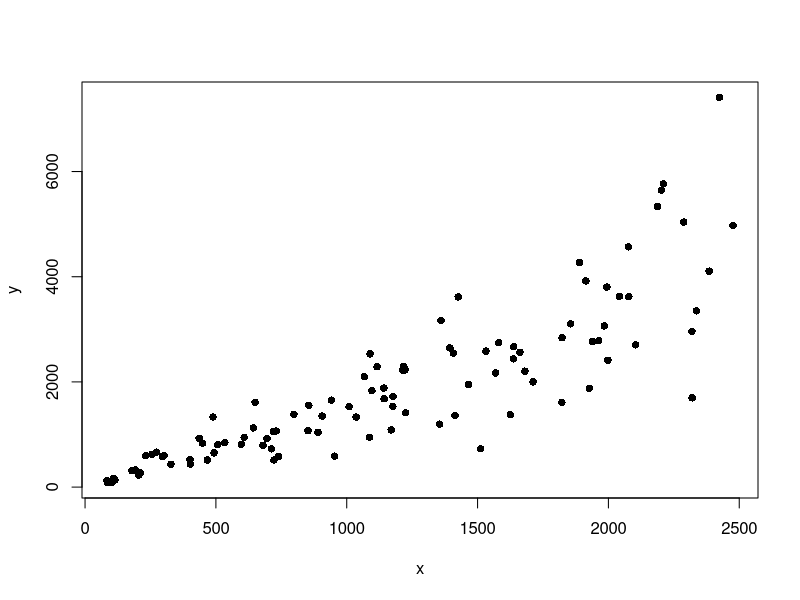
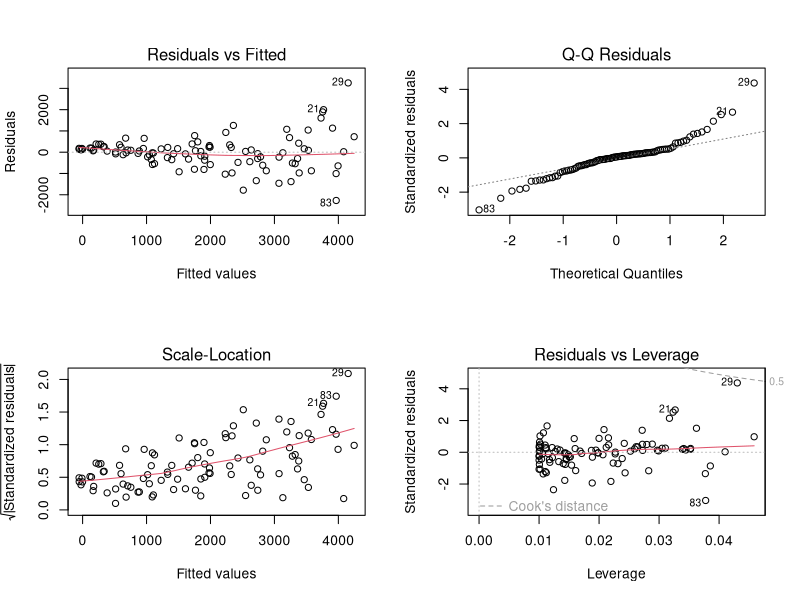
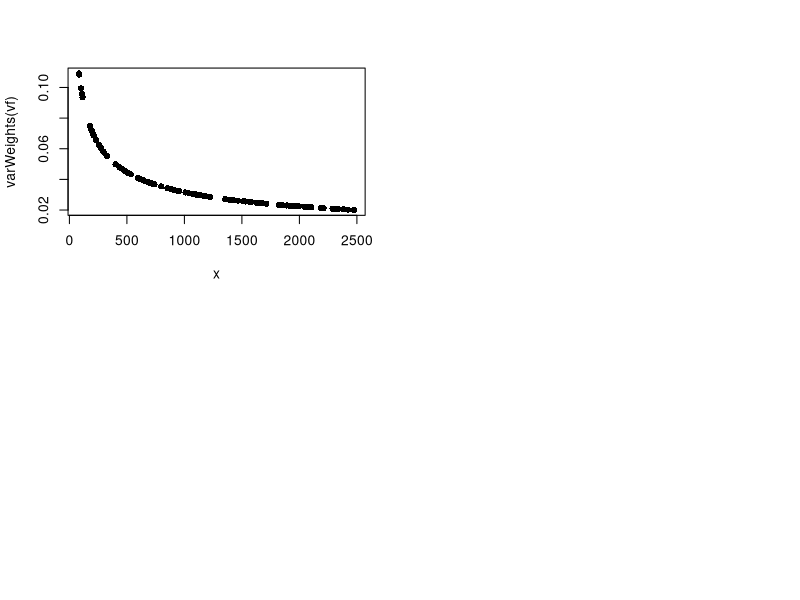
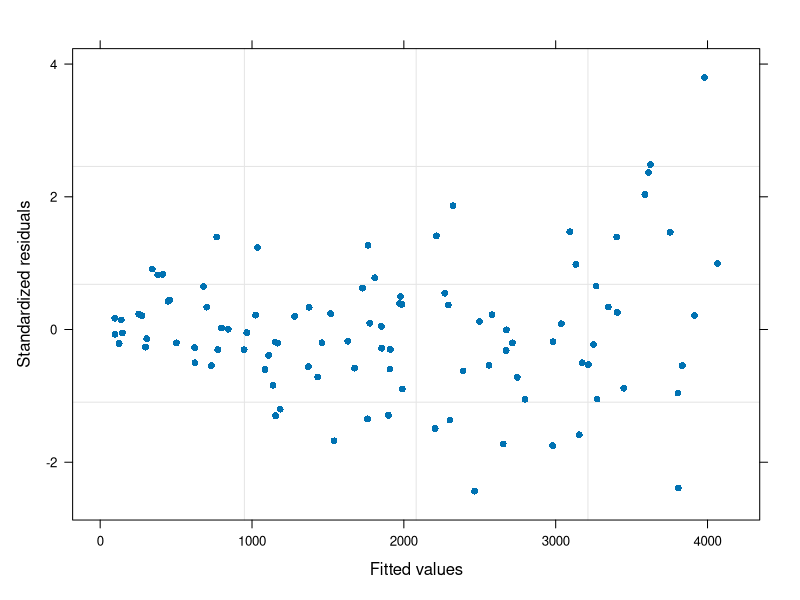
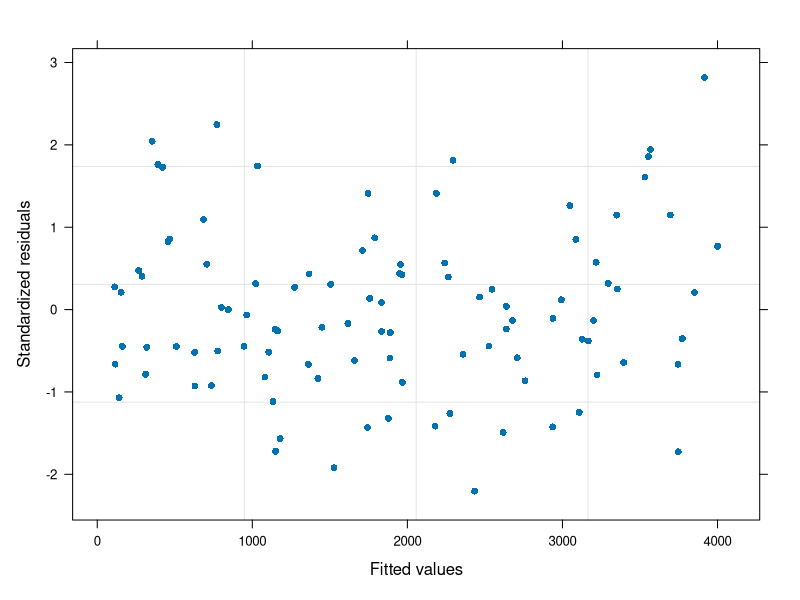

Write R code to recreate these figures, in order. (Note: this script raises an error after producing the figures.)
# GLS Modeliranje nekonstantne variance

# generiranje podatkov
# set.seed(777) # zaradi ponovljivosti
x<-sample(1:2500,100)
sim<-function(x){10+1.5*x+ rnorm(100,mean=0,sd=0.5*x)}
y<-sim(x)
primer1<-data.frame(x,y)
par(mfrow=c(1,1))
plot(x,y, pch=16)
mod1.lm<-lm(y~x, data=primer1)
par(mfrow=c(2,2))
plot(mod1.lm)
summary(mod1.lm)

# variančna funkcija varFixed iz paketa nlme (WLS)
library(nlme)

# določitev uteži
(vf<-varFixed(~x))
(vf<-Initialize(vf, primer1))
primer1$varW<-varWeights(vf) ### isto kot 1/sqrt(x)
head(primer1)

plot(x, varWeights(vf), pch=16)
mod1.gls1<-gls(y~x, weight=varFixed(~x), data=primer1, method="ML")
# mod1.lm1<-lm(y~x, weight=1/x, data=primer1)
summary(mod1.gls1)
plot(mod1.gls1, pch=16)


mod1.gls2<-gls(y~x, weight=varFixed(~x^2), data=primer1, method="ML")
# mod1.lm2<-lm(y~x, weight=1/x^2, data=primer1)
summary(mod1.gls2)

plot(mod1.gls2, pch=16)

anova(mod1.gls2, mod1.lm)

library(car)
compareCoefs(mod1.lm, mod1.gls2)
confint(mod1.lm)
intervals(mod1.gls2)

library(effects)
library(gridExtra)
plot1<-plot(Effect(c("x"), mod1.lm), ci.style="bands", main="")
plot2<-plot(Effect(c("x"), mod1.gls2), ci.style="bands", main="")
grid.arrange(plot1, plot2, ncol=2)

# modeliranje variance napak z varPower

mod1.gls3<-gls(y~x, weight=varPower(form=~x), method="ML")
summary(mod1.gls3)

par(mfrow=c(1,3))
plot(resid(mod1.gls3, type="p")~fitted(mod1.gls3), pch=16)
abline(h=0, lty=2)
plot(sqrt(abs(resid(mod1.gls3, type="p")))~fitted(mod1.gls3), pch=16)
lw1 <- loess(sqrt(abs(resid(mod1.gls3, type="p"))) ~ fitted(mod1.gls3))
j <- order(fitted(mod1.gls3))
lines(fitted(mod1.gls3)[j],lw1$fitted[j],col="red",lwd=3)

qqnorm(resid(mod1.gls3, type="p"), pch=16)
qqline(resid(mod1.gls3, type="p"), lty=2)

anova(mod1.gls2, mod1.gls3)
mod1.gls4<-gls(y~x, weight=varPower(form=~fitted(.)), method="ML")
summary(mod1.gls4)

par(mfrow=c(1,2))
plot(resid(mod1.gls4, type="p")~fitted(mod1.gls4), pch=16)
abline(h=0, lty=2)
qqnorm(resid(mod1.gls4, type="p"), pch=16)
qqline(resid(mod1.gls4, type="p"), lty=2)

compareCoefs(mod1.lm, mod1.gls2, mod1.gls3, mod1.gls4)

confint(mod1.lm)
intervals(mod1.gls4)

# modeliranje nekonstantne variance v primeru letne količine padavin v Sloveniji

data<-read.table("POSTAJE.txt", header=TRUE, sep="\t")
rownames(data)<-data$Postaja
data.brez<-subset(data, subset=data$Postaja!="Kredarica")
data64<-na.omit(data.brez)  ### upoštevajo se samo tisti zapisi, ki so brez NA
data64$x<-data64$x.gdol/1000
data64$y<-data64$y.gsir/1000

model.m2<-lm(padavine~z.nv*x, data=data64)
summary(model.m2)

par(mfrow=c(2,2),  oma = c(0, 0, 2, 0))
plot(model.m2)
par(mfrow=c(1,1))
plot(data64$x, residuals(model.m2))
abline(h=0)

model.m2.gls<-gls(padavine~z.nv*x, weight=varPower(form=~fitted(.)),
                  method="ML",data=data64)
anova(model.m2.gls, model.m2)

# plot(model.m2.gls, pch=16)
plot(fitted(model.m2),rstandard(model.m2))
points(fitted(model.m2.gls), resid(model.m2.gls, type="p"), col="red", pch=17)
legend(2500, 2.5, legend=c("model.m2","model.m2.gls"),
       pch=c(1,17), col=(1:2), box.lty = 1)
abline(h=0, lty=2)

summary(model.m2.gls)
compareCoefs(model.m2,model.m2.gls)
library(multcomp)
confint(glht(model.m2))  # glht na gls modelu

confint(glht(model.m2.gls))
plot2<-plot(Effect(c("x", "z.nv"), model.m2, xlevels=list(z.nv=c(250, 500, 750, 1500))),
            rows=1, cols=1, main="", layout=c(4,1), ylim=c(-2000, 4000))
plot1<-plot(Effect(c("z.nv","x"), model.m2, xlevels=list(x=c(390,460,540,610))),
            rows=1, cols=1, main="", layout=c(4,1), ylim=c(-2000, 4000))
grid.arrange(plot1, plot2, nrow=2)

plot2<-plot(Effect(c("x", "z.nv"), model.m2.gls,
                   xlevels=list(z.nv=c(250, 500, 750, 1500))),
            rows=1, cols=1, main="", layout=c(4,1), ylim=c(-2000, 4000))
plot1<-plot(Effect(c("z.nv","x"), model.m2.gls, xlevels=list(x=c(390,460,540,610))),
            rows=1, cols=1, main="", layout=c(4,1), ylim=c(-2000, 4000))
grid.arrange(plot1, plot2, nrow=2)

# varIdent

# generiranje podatkov
set.seed(777) # zaradi ponovljivosti
n=20
ya<-rnorm(n,2,1)
yb<-rnorm(n,7,3)
yc<-rnorm(n,6,5)
y<-c(ya,yb,yc)
skupina<-rep(c("A","B","C"),each=n)
primer2<-data.frame(skupina,y)

boxplot(y~skupina,data=primer2, xlab="Skupina", ylab="y")
mod2.lm<-lm(y~skupina, data=primer2)
summary(mod2.lm)

par(mfrow=c(2,2), oma=c(0,0,2,0))
plot(mod2.lm)
par(mfrow=c(1,1))
library(nlme)
mod2.gls1<-gls(y~skupina, weight=varIdent(form=~1|skupina), method="ML")
summary(mod2.gls1)

plot(mod2.gls1, pch=16, ylim=c(-3, 3))

anova(mod2.gls1,mod2.lm)
intervals(mod2.gls1) # izračun intervalov zaupanja za parametre gls modela
library(car)
compareCoefs(mod2.lm, mod2.gls1)

library(multcomp)
C<-rbind(c(0,1,0), c(0,0,1),c(0,-1,1))
rownames(C)<-c("B-A", "C-A", "C-B")
test<-glht(mod2.gls1, linfct=C)
confint(test)
test.lm<-glht(mod2.lm, linfct=C)
confint(test.lm)
library(effects)
p1 <-plot(Effect(c("skupina"), mod2.lm), ci.style="bars", lty=0, main="", ylim=c(0, 10))
p2 <-plot(Effect(c("skupina"), mod2.gls1), ci.style="bars", lty=0, main="", ylim=c(0, 10))
library(gridExtra)
grid.arrange(p1, p2, ncol=2)


# Modeliranje koreliranosti napak
# LESKA
leska<-read.table("LESKA.txt", header=T)
str(leska)
library(car)
scatterplot(cvet.dan~temp, data=leska, pch=16, smooth=F, regLine=F,
            xlab="Povpre�na temperatura zraka (�C)", ylab="Dan za�etka cvetenja leske")
scatterplot(cvet.dan~temp, data=leska, pch=16, smooth=F, regLine=F,
            xlab="Povpre�na temperatura zraka (�C)", ylab="Dan za�etka cvetenja leske")
mod.lm<-lm(cvet.dan~temp, data=leska)
par(oma=c(0,0,2,0), mfrow=c(2,2))
plot(mod.lm)
par(mfrow=c(1,1))
plot(leska$leto, residuals(mod.lm), type="b",pch=16, xlab="Leto", ylab="Ostanki")
abline(h=0, col="grey")

(DWT1<-durbinWatsonTest(mod.lm, max.lag=5))

acf(residuals(mod.lm), plot=FALSE)
pacf(residuals(mod.lm), plot=FALSE)

par(oma=c(0,0,2,0), mfrow=c(1,2))
acf(residuals(mod.lm), main="")
pacf(residuals(mod.lm), main="")

#  AR(1)
library(nlme)
mod.gls.ar<-gls(cvet.dan~temp, correlation=corARMA(p=1), data=leska, method="ML")
anova(mod.gls.ar, mod.lm)
summary(mod.gls.ar)

par(oma=c(0,0,2,0), mfrow=c(1,1))
acf(residuals(mod.gls.ar, type="p"), main="")
pacf(residuals(mod.gls.ar, type="p"), main="")
acf(residuals(mod.gls.ar, type="n"), main="")
pacf(residuals(mod.gls.ar, type="n"), main="")

# primerjava standardiziranih in normaliziranih ostankov
plot(leska$leto, residuals(mod.gls.ar, type="n"), type="b",pch=16, xlab="Leto",
     ylab="Ostanki", col="black", ylim=c(-2.5,3))
points(leska$leto, residuals(mod.gls.ar, type="p"), type="b",pch=2, xlab="Leto",
       ylab="Ostanki", col="darkgrey")
legend(x=1965, y=3.5, horiz=T, c("normalizirani", "standardizirani"), box.lty=0, pch=c(16,2),
       col=c("black", "darkgrey"))
abline(h=0, col="grey")

#  MA(1)

mod.gls.ma<-gls(cvet.dan~temp, correlation=corARMA(q=1), data=leska, method="ML")
anova(mod.gls.ma, mod.lm)
anova(mod.gls.ma, mod.gls.ar)
summary(mod.gls.ma)

compareCoefs(mod.gls.ar, mod.gls.ma, mod.lm)

library(effects)
library(gridExtra)
plot1<-plot(effect(c("temp"), mod.lm), ci.style="bands", main="")
plot2<-plot(effect(c("temp"), mod.gls.ar), ci.style="bands", main="")
grid.arrange(plot1, plot2, ncol=2)

intervals(mod.gls.ar)


# Hartnagel
data(Hartnagel)
str(Hartnagel)

# grafični prikaz časovnih vrst

plot(cbind(fconvict=ts(Hartnagel$fconvict, start=1931),
           tfr=ts(Hartnagel$tfr, start=1931),
           partic=ts(Hartnagel$partic, start=1931),
           degrees=ts(Hartnagel$degrees, start=1931),
           mconvict=ts(Hartnagel$mconvict, start=1931)), nc=1, main="")

pairs(Hartnagel[,c("fconvict", "tfr", "partic", "degrees", "mconvict")])

mod.H.lm<-lm(fconvict ~ tfr + partic + degrees + mconvict, data=Hartnagel)
vif(mod.H.lm)
durbinWatsonTest(mod.H.lm, max.lag=5)

par(oma=c(0,0,2,0), mfrow=c(2,2))
plot(mod.H.lm)

par(mfrow=c(1,2))
acf(residuals(mod.H.lm), main="")
pacf(residuals(mod.H.lm), main="")

mod.H.gls<-gls(fconvict ~ tfr + partic + degrees + mconvict, data=Hartnagel,
               weight=varPower(form=~fitted(.)), method="ML")
anova(mod.H.gls, mod.H.lm)

par(mfrow=c(1,2))
plot(resid(mod.H.gls, type="n")~fitted(mod.H.gls), pch=16)
abline(h=0, lty=2)
qqnorm(resid(mod.H.gls, type="n"), pch=16)
qqline(resid(mod.H.gls, type="n"), lty=2)

par(mfrow=c(1,2))
acf(residuals(mod.H.gls), main="")
pacf(residuals(mod.H.gls), main="")

mod.H.gls1<-gls(fconvict ~ tfr + partic + degrees + mconvict, data=Hartnagel,
                weight=varPower(form=~fitted(.)),
                correlation=corARMA(p=1, q=1), method="ML")
mod.H.gls2<-gls(fconvict ~ tfr + partic + degrees + mconvict, data=Hartnagel,
                weight=varPower(form=~fitted(.)),
                correlation=corARMA(p=2), method="ML")

anova(mod.H.gls1, mod.H.gls2)

par(mfrow=c(1,2))
plot(resid(mod.H.gls1, type="n")~fitted(mod.H.gls1), pch=16)
abline(h=0, lty=2)
qqnorm(resid(mod.H.gls1, type="n"), pch=16)
qqline(resid(mod.H.gls1, type="n"), lty=2)


par(mfrow=c(1,2))
acf(residuals(mod.H.gls1, type="n"), main="")
pacf(residuals(mod.H.gls1, type="n"), main="")

intervals(mod.H.gls1)
library(multcomp)
confint(glht(mod.H.gls1))

plot1<-plot(Effect(c("tfr"), mod.H.gls1), ci.style="bands",
            main="", ylim=c(50,140))
plot2<-plot(Effect(c("partic"), mod.H.gls1), ci.style="bands",
            main="", ylim=c(50,140))
plot3<-plot(Effect(c("degrees"), mod.H.gls1), ci.style="bands",
            main="", ylim=c(50,140))
plot4<-plot(Effect(c("mconvict"), mod.H.gls1), ci.style="bands",
            main="", ylim=c(50,140))
grid.arrange(plot1, plot2, plot3, plot4, ncol=2, nrow=2)
